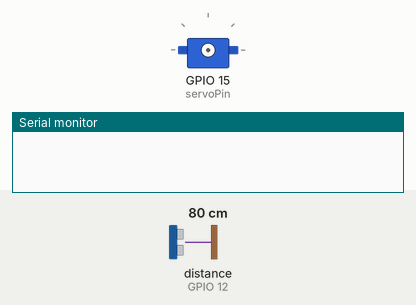
Simulated run of this sketch. Board: ESP32. Shown: servo, the last lines printed to the serial monitor. Wiring (inferred from the names in the program): ultrasonic range finder: trigger GPIO 14; echo GPIO 12. Inputs (shaded band) come from the test bench; at power-on: distance to the obstacle (sensor on GPIO 12) 80 cm. The echo pulse lasts 58.3 µs per cm; WiFi joins after 1.5 s; servers stay silent unless stated; uploads are accepted with an empty reply.

Above: at 0.1 s.
At 2.11 s:
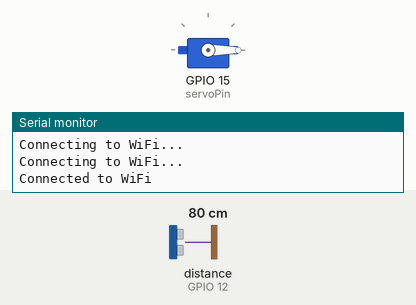
At 18.52 s:
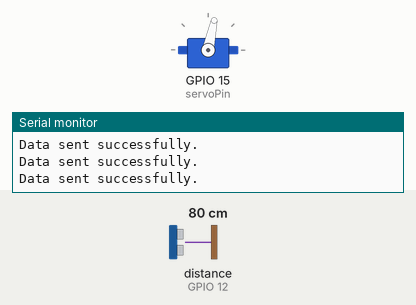
At 39.77 s:
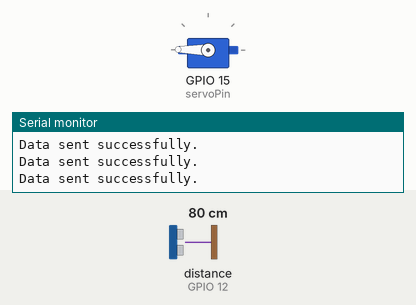
Timing chart, 0 to 40.0 s (numbered marks = the images above):
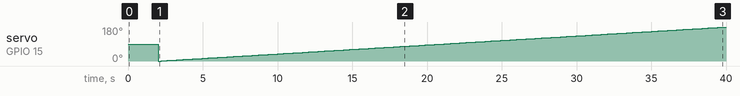

The sketch:

Board2.ino
```cpp
#include "ESP32Servo.h"
#include <WiFi.h>
#include <HTTPClient.h>

// Servo motor setup
Servo myservo;
int servoPin = 15;  // Pin connected to the servo

// Ultrasonic sensor setup
#define TRIG_PIN 14  // Ultrasonic TRIG pin
#define ECHO_PIN 12  // Ultrasonic ECHO pin

// Rain sensor setup
#define RAIN_PIN 34   // Analog pin for rain sensor

// WiFi credentials
const char* ssid = "Redmi Note 12 pro";
const char* password = "12345678";

// Server URL to send data
String serverName = "http://192.168.125.127:5000/submit_data";

// Function to calculate distance using the ultrasonic sensor
float getDistance() {
  long duration;
  float distanceCm;

  // Trigger the ultrasonic sensor
  digitalWrite(TRIG_PIN, LOW);
  delayMicroseconds(2);   // Ensure it's LOW for a short time before pulsing
  digitalWrite(TRIG_PIN, HIGH);
  delayMicroseconds(10);  // Pulse HIGH for at least 10 microseconds
  digitalWrite(TRIG_PIN, LOW);

  // Read the echo pin and calculate distance
  duration = pulseIn(ECHO_PIN, HIGH, 30000L);  // Set a timeout to avoid infinite waiting
  distanceCm = (duration * 0.034) / 2;  // Convert time to distance (cm)

  // Handle invalid readings and limit the range to 2-30 cm
  if (duration == 0 || distanceCm < 2 || distanceCm > 30) {
    return 0;  // Return 0 for invalid distance
  } else {
    return distanceCm;  // Valid reading
  }
}

// Function to calculate rain intensity percentage
int getRainIntensity() {
  int rawValue = analogRead(RAIN_PIN);  // Read the rain sensor's raw value
  // Map raw value (0 = wet, 4000 = dry) to percentage (0% = wet, 100% = dry)
  int rainPercent = map(rawValue, 0, 4000, 100, 0);  // Invert it: 0% for wet, 100% for dry
  return rainPercent;
}

// Function to send the servo position and sensor data to Flask server
void sendData(int servoPos, float distance, int rainIntensity) {
  if (WiFi.status() == WL_CONNECTED) {
    HTTPClient http;
    http.begin(serverName);
    http.addHeader("Content-Type", "application/json");

    // Create JSON data
    String postData = "{\"servo_position\": " + String(servoPos) +
                      ", \"distance\": " + String(distance) +
                      ", \"rain_intensity\": " + String(rainIntensity) + "}";

    int httpResponseCode = http.POST(postData);
    if (httpResponseCode > 0) {
      Serial.println("Data sent successfully.");
    } else {
      Serial.println("Error sending data.");
    }
    http.end();
  } else {
    Serial.println("WiFi not connected");
  }
}

void setup() {
  Serial.begin(115200);

  // Connect to WiFi
  WiFi.begin(ssid, password);
  while (WiFi.status() != WL_CONNECTED) {
    delay(1000);
    Serial.println("Connecting to WiFi...");
  }
  Serial.println("Connected to WiFi");

  // Set up servo motor
  ESP32PWM::allocateTimer(0);
  myservo.setPeriodHertz(50);
  myservo.attach(servoPin, 500, 2400);  // Attach the servo with pulse widths for 0° to 180°

  // Set up ultrasonic sensor pins
  pinMode(TRIG_PIN, OUTPUT);
  pinMode(ECHO_PIN, INPUT);

  // Set up rain sensor pin (analog input)
  pinMode(RAIN_PIN, INPUT);
}

void loop() {
  // Variables for sensor data
  float distance = getDistance();  // Get distance from ultrasonic sensor
  int rainIntensity = getRainIntensity();  // Get rain intensity as a percentage

  // Move the servo from 0° to 180°
  for (int pos = 0; pos <= 180; pos++) {
    myservo.write(pos);  // Move the servo to 'pos' degrees

    // Immediately update the distance reading and send data
    distance = getDistance();  // Recheck distance at each servo position
    sendData(pos, distance, rainIntensity);  // Send the servo position and sensor data to the server

    delay(5);  // Adjust the speed of the servo
  }

  delay(200);  // Shorter pause before reversing direction

  // Move the servo from 180° back to 0°
  for (int pos = 180; pos >= 0; pos--) {
    myservo.write(pos);  // Move the servo to 'pos' degrees

    // Immediately update the distance reading and send data
    distance = getDistance();  // Recheck distance at each servo position
    sendData(pos, distance, (100 - rainIntensity));  // Send the servo position and sensor data to the server

    delay(5);  // Adjust the speed of the servo
  }

  delay(200);  // Shorter pause before restarting the loop
}
```

Measured:
- by itself, servo on GPIO 15 (servoPin): 90° → 0° at 2.0 s, → 1° 0.21 s later, → 2° 0.21 s later, → 3° 0.21 s later, … (181 changes in this stretch)
